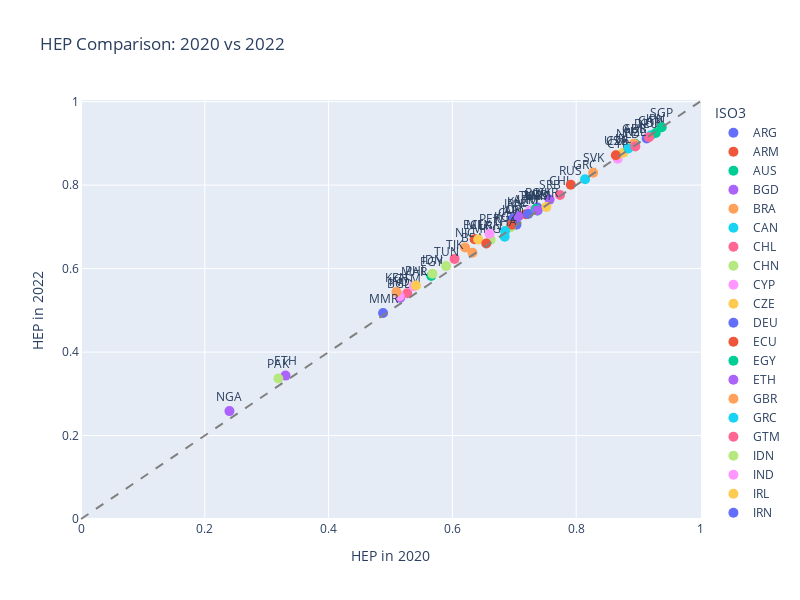
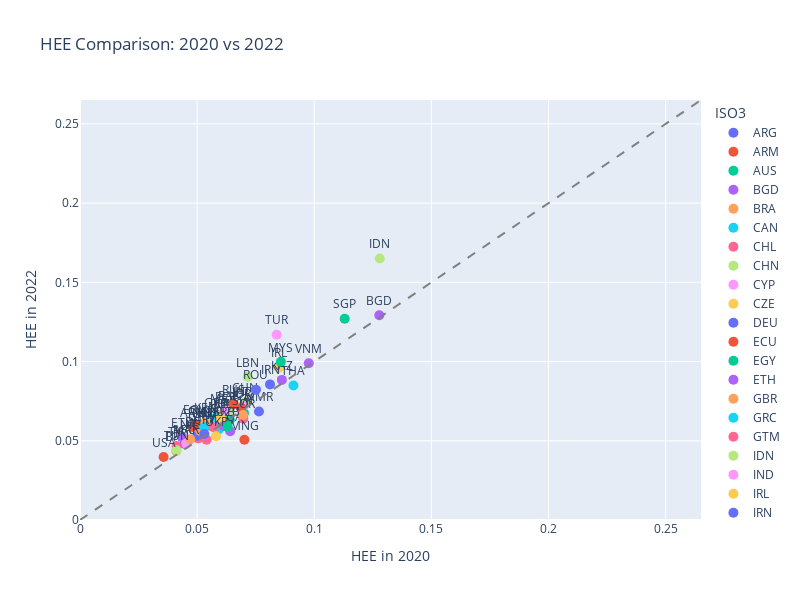

The cell these charts' notebook holds for them, in order:
### Markdown cell above
Visualize HEE and HEP

### Code cell
import pandas as pd
import plotly.express as px
import os

# === Step 1: Load data ===
df = pd.read_csv("../data/processed/hep_hee_results_with_region.csv")

# === Step 2: Filter for 2020 and 2022 ===
df_filtered = df[df["Year"].isin([2020, 2022])]
df_wide = df_filtered.pivot(index="ISO3", columns="Year", values=["HEP", "HEE"]).dropna()
df_wide.columns = [f"{metric}_{year}" for metric, year in df_wide.columns]
df_wide = df_wide.reset_index()

# Merge back region info
regions = df[["ISO3", "Region"]].drop_duplicates()
df_wide = df_wide.merge(regions, on="ISO3", how="left")

# === Step 3: Plot HEP ===
fig_hep = px.scatter(
    df_wide,
    x="HEP_2020",
    y="HEP_2022",
    text="ISO3",
    color="ISO3",
    hover_name="ISO3",
    title="HEP Comparison: 2020 vs 2022",
    labels={"HEP_2020": "HEP in 2020", "HEP_2022": "HEP in 2022"},
    width=800,
    height=600
)
fig_hep.add_shape(type='line', x0=0, y0=0, x1=1, y1=1, line=dict(dash="dash", color="gray"))
fig_hep.update_traces(marker=dict(size=10), textposition='top center')
fig_hep.show()

# === Step 4: Plot HEE (with dynamic axis scaling) ===
hee_min = min(df_wide["HEE_2020"].min(), df_wide["HEE_2022"].min())
hee_max = max(df_wide["HEE_2020"].max(), df_wide["HEE_2022"].max())
hee_min_padded = max(0, hee_min - 0.1)
hee_max_padded = hee_max + 0.1

fig_hee = px.scatter(
    df_wide,
    x="HEE_2020",
    y="HEE_2022",
    text="ISO3",
    color="ISO3",
    hover_name="ISO3",
    title="HEE Comparison: 2020 vs 2022",
    labels={"HEE_2020": "HEE in 2020", "HEE_2022": "HEE in 2022"},
    width=800,
    height=600
)
fig_hee.add_shape(
    type='line',
    x0=hee_min_padded,
    y0=hee_min_padded,
    x1=hee_max_padded,
    y1=hee_max_padded,
    line=dict(dash="dash", color="gray")
)
fig_hee.update_traces(marker=dict(size=10), textposition='top center')
fig_hee.update_layout(
    xaxis=dict(range=[hee_min_padded, hee_max_padded]),
    yaxis=dict(range=[hee_min_padded, hee_max_padded])
)
fig_hee.show()
